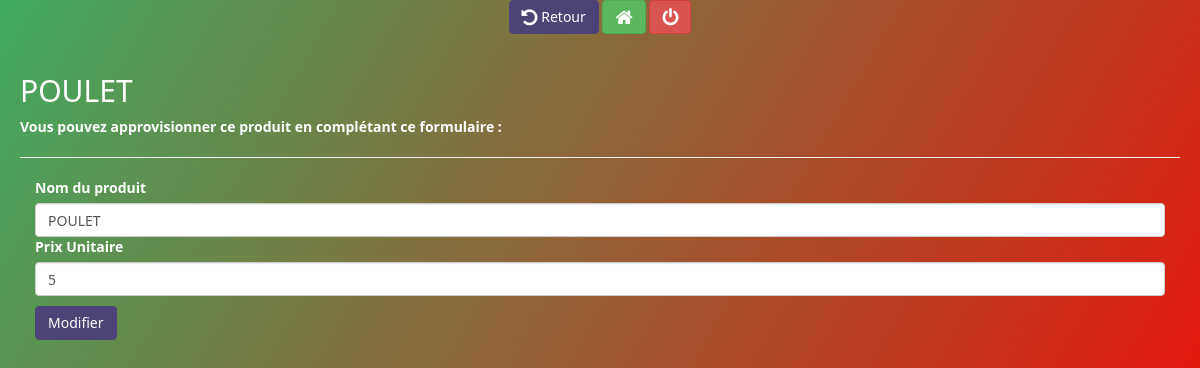
The app's page /produitmodifier?getid=d3d9446802a44259755d38e6d163e820&&gerec=10 (signed in) with its own data.
### tables this page shows
CREATE TABLE `produits` (
  `idProd` int(11) NOT NULL,
  `nomProd` varchar(50) NOT NULL,
  `prix` double NOT NULL,
  `quantite` double NOT NULL,
  `devise` varchar(3) NOT NULL,
  `categorie` varchar(20) NOT NULL,
  `statut` int(11) NOT NULL
);

### include/functions.php (called while the page is built, shortened)
<?php
	function fetch($requete){
		return $res=$requete->fetch();
	}
 	function getBy2( $bdd, $table, $arg1, $arg2, $arg3, $arg4){
 		$req=$bdd->query("SELECT * FROM $table WHERE $arg1='$arg2' && $arg3='$arg4'");
 		return $req;
 	}
 	function prendre ($var){
 		return $req=nl2br(htmlspecialchars(htmlentities(trim(addslashes($var)))));
 	}

### produitmodifier.php (the view, shortened to what this page needs)
<?php
include('include/config.php');
if (isset($_GET['getid']) && isset($_GET['gerec'])) {
  $getid=prendre($_GET['getid']);
  $tac=prendre($_GET['gerec']);
  if($getid==md5($tac)){
    $req=getBy2($bdd, 'produits', 'statut', 1, 'idProd', $tac);
    $r=fetch($req);
  }else{ header('location : produit');}
}else{ header('location : produit'); }
?>
<!DOCTYPE html>
<html lang="en">
<head>
    <?php include('include/title.php'); ?>
</head>
<body>
    <div id="wrapper">
        <?php include('include/retour.php'); ?>
        <div id="page-wrapper">
            <div class="">
                <h2><?= $r['nomProd'] ?></h2>
            </div>
            <div class="">
                <p><b>Vous pouvez approvisionner ce produit en complétant ce formulaire :</b>
                 </p>
                  <hr />
                  <form method="post">
                    <div class="col-lg-12 col-md-12">
                      <label for="qtt">Nom du produit</label><br>
                      <input type="text" name="nom" id="nom" placeholder="Nom du produit" class="form-control" value="<?= $r['nomProd'] ?>">
                    </div>
                    <div class="col-lg-12 col-md-12">
                      <label for="qtt">Prix Unitaire</label><br>
                      <input type="text" name="prix" id="prix" placeholder="Prix unitaire du produit" class="form-control" value="<?= $r['prix'] ?>">
                    </div>
                    <div class="col-lg-12 col-md-12" style="margin-top: 10px;">
                      <input type="submit" name="modprod" value="Modifier" class="btn btn-primary">
                    </div>
                    <br>
                  </form>
            </div>
        </div>
    </div>
</body>
</html>

### include/title.php (style rules this page uses)
body, html { margin: 0; padding: 0; height: 100%; font-family: 'Segoe UI', Tahoma, Geneva, Verdana, sans-serif; background: linear-gradient(120deg, #40ab5e, #ff0000); color: #fff; }
#wrapper { display: flex; flex-direction: column; height: 100%; }
#page-wrapper { flex: 1; padding: 20px; }
.btn-primary { color: white; background-color: #4e4376; border-color: #4e4376; }

### records on screen
produits: nomProd "POULET", nom "POULET", prix "5"
